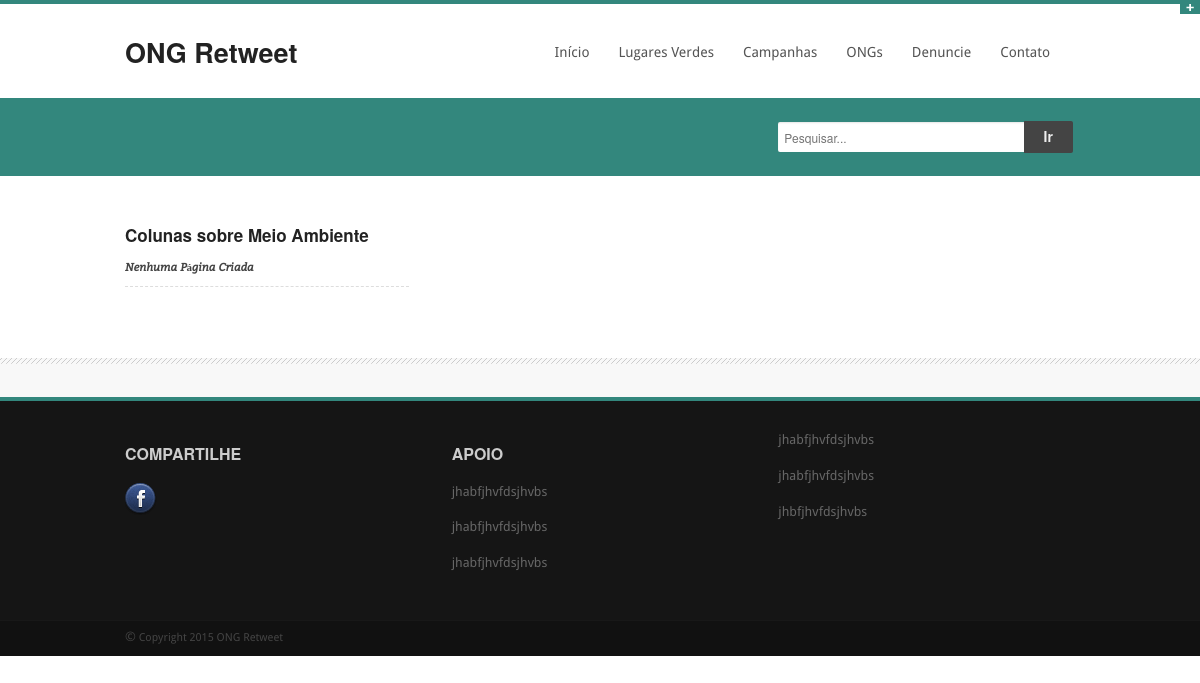
The app's page /meio-ambiente/, older data.
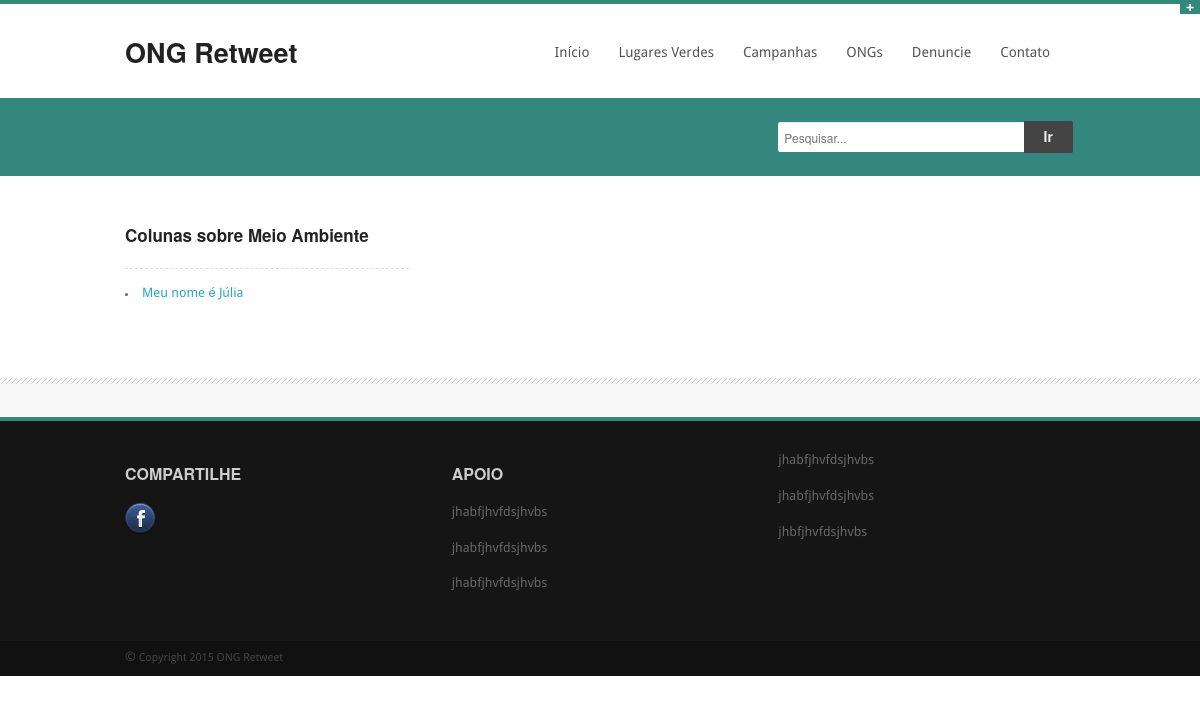
The same page, newer data.
### blog/models.py (models this page shows, shortened)
class Page(models.Model):
	category = models.ForeignKey(Category)
	title = models.CharField(max_length=128, unique=True)
	url = models.SlugField(max_length=100 , unique=True)
	description= models.TextField(max_length=240)
	views= models.IntegerField(default=0)
	when = models.DateTimeField('data de criação', auto_now_add=True, db_index=True)
	slugCategory = models.SlugField(unique=True,db_index=True)
	body = models.TextField()

### blog/views.py (the view)
# urls.py: url(r'^(?P<category_slug>[\w\-]+)/$', blog.views.listarPaginas, name='listarPaginas'),
def listarPaginas(request, category_slug):
	context_dict = {}
	try:
		category = Category.objects.get(slug=category_slug)
		context_dict['category_name'] = category.name
		pages = Page.objects.filter(category=category)
		context_dict['pages'] = pages
		context_dict['category'] = category_slug
	except :
			print 'erro'
			context_dict['erro'] = "Erro"
	return render(request, 'ong/category.html', context_dict)

### templates/ong/category.html (shortened to what this page needs)
<!DOCTYPE html>
{% load staticfiles %}
<html class="no-js" lang="en">
<head>
<link rel="stylesheet" href="{% static "ong/stylesheets/style.css" %}">
<link rel="stylesheet" href="{% static "ong/stylesheets/blog.css" %}">
<link rel="stylesheet" href="{% static "ong/stylesheets/skins/teal.css" %}">
<link rel="stylesheet" href="{% static "ong/stylesheets/responsive.css" %}">
</head>
<body>
<p class="slide">
	<a href="#" class="btn-slide"></a>
</p>
<div class="row">
		<div class="four columns">
			<div class="logo">
				<a href="/"><h4>ONG Retweet</h4></a>
			</div>
		</div>
		<div class="eight columns noleftmarg">
			<nav id="nav-wrap">
				<ul class="nav-bar sf-menu">
					<li class="current">
					<a href="/">Início</a>
					</li>
					<li>
					<a href="verdes.html">Lugares Verdes</a>
					<li>
					<li>
					<a href="#">Campanhas</a>
					</li>
					<li>
					<a href="ongs.html">ONGs</a>
					</li>
					<li>
					<a href="/denuncie">Denuncie</a>
					</li>
					<li>
					<a href="contato.html">Contato</a>
					</li>
				</ul>
				</nav>
		</div>
</div>
<div id="subheader">
	<div class="row">
		<div class="eight columns">
		</div>
		<div class="four columns">
			<div class="row collapse">
				<div class="ten mobile-three columns">
					<input type="text" class="nomargin" placeholder="Pesquisar...">
				</div>
				<div class="two mobile-one columns">
					<a href="#" class="postfix button expand">Ir</a>
				</div>
			</div>
		</div>
	</div>
</div>
<div class="hr">
</div>
<div class="row">
	<div class="twelve columns noleftmargin">
		<div class="eight columns noleftmargin">
			<div class="six columns">
					{% if category %}
						<h5> Colunas sobre {{ category_name }}</h5>
						<p class="small date">
							{% if pages %}
								<ul>
								{% for page in pages %}
									<li> <a href="/{{ page.slugCategory}}/{{ page.url }}"> {{ page.title }}</a></li>
								{% endfor %}
								</ul>
							{% else %}
								<strong>Nenhuma Página Criada</strong>
							{% endif %}
					{% else %}
								<h1><strong>Página não encontrada</strong></h1>
					{% endif %}
					</p>
			</div>
			</div>
		</div>
	</div>
<div class="hr">
</div>
<div class="tweetarea"><div class="tweettext"><div class="row"></div></div></div></div>
<div id="footer">
	<footer class="row">
	<div class="four columns">
	<h1>COMPARTILHE</h1>
		<div class="social facebook">
			<a href="http://www.facebook.com">
			<img src="{% static "ong/images/socialpack/facebooka.png" %}" /></a>
		</div>
	</div>
	<div class="four columns">
	<h1>APOIO</h1>
			<p> jhabfjhvfdsjhvbs </p>
			<p> jhabfjhvfdsjhvbs </p>
			<p> jhabfjhvfdsjhvbs </p>
	</div>
	<div class="four columns">
		<p> jhabfjhvfdsjhvbs </p>
		<p> jhabfjhvfdsjhvbs </p>
		<p> jhbfjhvfdsjhvbs </p>
	</footer>
</div>
<div class="copyright">
	<div class="row">
		<div class="six columns">
			 &copy;<span class="small"> Copyright 2015 ONG Retweet</span>
		</div>
</div>
</body>
</html>

Row changes from the older to the newer data that the page shows:
added Page: title "Meu nome é Júlia"
Text that changed along with them:
text no longer shown: "Nenhuma Página Criada"
